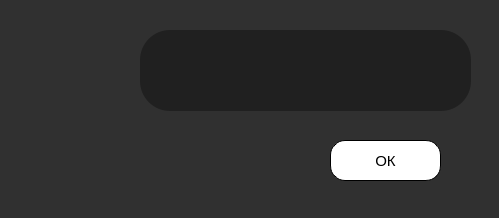
<?xml version="1.0" encoding="UTF-8"?>
<ui version="4.0">
 <class>Dialog</class>
 <widget class="QDialog" name="Dialog">
  <property name="geometry">
   <rect>
    <x>0</x>
    <y>0</y>
    <width>499</width>
    <height>218</height>
   </rect>
  </property>
  <property name="windowTitle">
   <string>Dialog</string>
  </property>
  <property name="styleSheet">
   <string notr="true">QWidget{
	background-color: #303030;
}
QLineEdit{
	font-size: 20px;
	background-color: white;
	border-radius: 30px;
	border: 1px solid black;
	padding: 0px 10px;
}
QPushButton{
	background: white;
	font-size: 15px;
	padding: 10px;
	border-radius: 15px;
	border: 1px solid black;
}
QPushButton:hover{
	background: #C4C4C4;
}
QLabel{
	font-size: 20px;
	background-color: white;	
	padding: 10px;
	border-radius: 30px;
	border: 1px solid black;
	border: none;
	background: #202020;
	color: white;
}
QCheckBox{
	font-size: 15px;
	padding: 0px 10px;
	color: white;
}</string>
  </property>
  <widget class="QLabel" name="lbl">
   <property name="geometry">
    <rect>
     <x>140</x>
     <y>30</y>
     <width>331</width>
     <height>81</height>
    </rect>
   </property>
   <property name="text">
    <string/>
   </property>
  </widget>
  <widget class="QPushButton" name="yes1">
   <property name="geometry">
    <rect>
     <x>330</x>
     <y>140</y>
     <width>111</width>
     <height>41</height>
    </rect>
   </property>
   <property name="text">
    <string>ОК</string>
   </property>
  </widget>
  <widget class="QPushButton" name="pushButton">
   <property name="geometry">
    <rect>
     <x>20</x>
     <y>25</y>
     <width>101</width>
     <height>91</height>
    </rect>
   </property>
   <property name="styleSheet">
    <string notr="true">background: transparent;
border: none;</string>
   </property>
   <property name="text">
    <string/>
   </property>
   <property name="icon">
    <iconset>
     <normaloff>images/inf1.png</normaloff>images/inf1.png</iconset>
   </property>
   <property name="iconSize">
    <size>
     <width>80</width>
     <height>80</height>
    </size>
   </property>
  </widget>
 </widget>
 <resources/>
 <connections/>
</ui>
